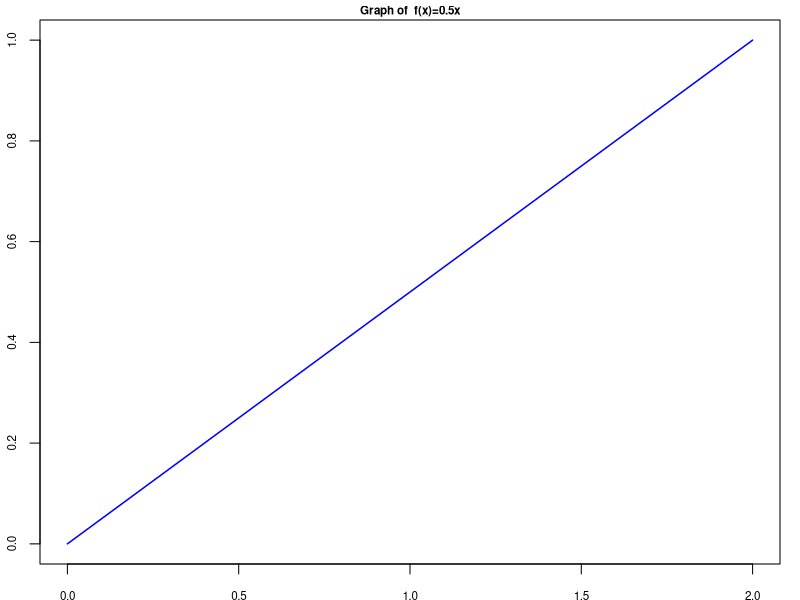
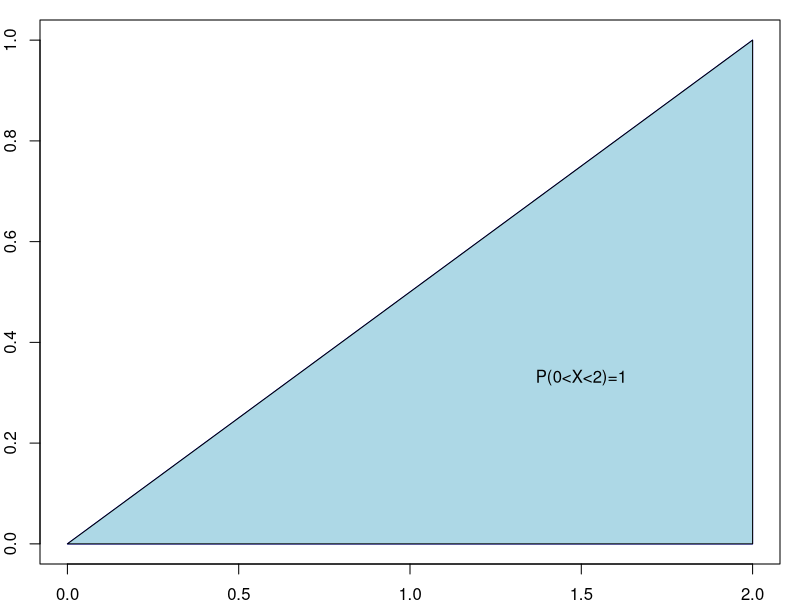
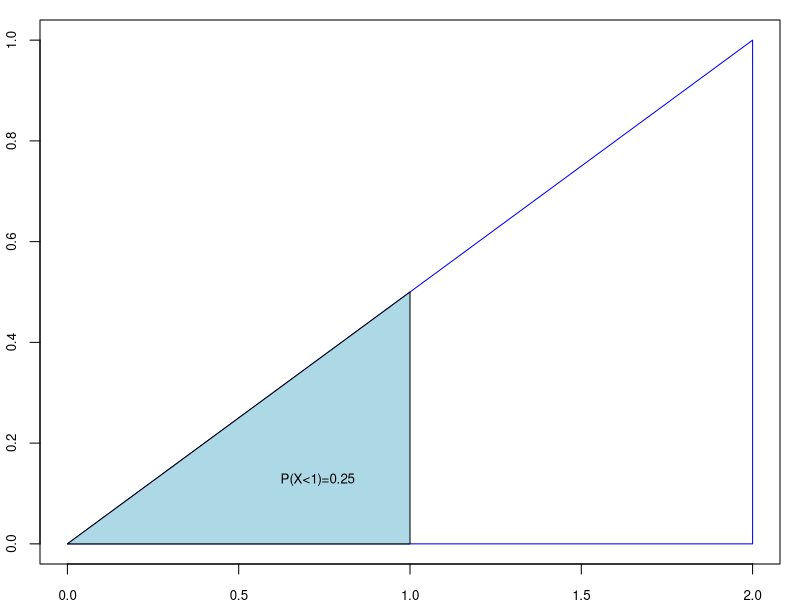

The R source for these figures, in order:
## ---- chunk 1
par(mar = c(1.8, 2, 1, 1))

curve(0.5*x,ylab = "f(x)",lwd=1.5,col="blue",xlim=c(0,2),main="Graph of  f(x)=0.5x", cex.axis=0.7,cex.lab=1.0,cex.main=0.7)
## ---- chunk 2
par(mar = c(1.8, 2, 1, 1))
# Create a plot
plot(1, type = "n", xlab = "x", ylab = "f(x)",main="", 
     xlim = c(0, 2), ylim = c(0, 1), 
     cex.axis=1.0,cex.lab=1.0,cex.main=1)

# Define the vertices of the triangle
x <- c(0, 2, 2)
y <- c(0, 0, 1)

# Draw the triangle
polygon(x, y,  border = "blue")
polygon(x,y,col="lightblue")
text(1.5, 0.3, labels = "P(0<X<2)=1", pos = 3, col = "black")

## ---- chunk 3
par(mar = c(1.8, 2, 1, 1))
# Create a plot
plot(1, type = "n", xlab = "x", ylab = "f(x)",main="", 
     xlim = c(0, 2), ylim = c(0, 1), 
     cex.axis=0.8,cex.lab=0.8,cex.main=0.9)

# Define the vertices of the triangle
x <- c(0, 2, 2)
y <- c(0, 0, 1)

# Draw the triangle
polygon(x, y,  border = "blue")
polygon(c(0,1,1),c(0,0,.5),col="lightblue")
# Add labels to the vertices
text(0.73, 0.1, labels = "P(X<1)=0.25", pos = 3, col = "black",cex=.8)



